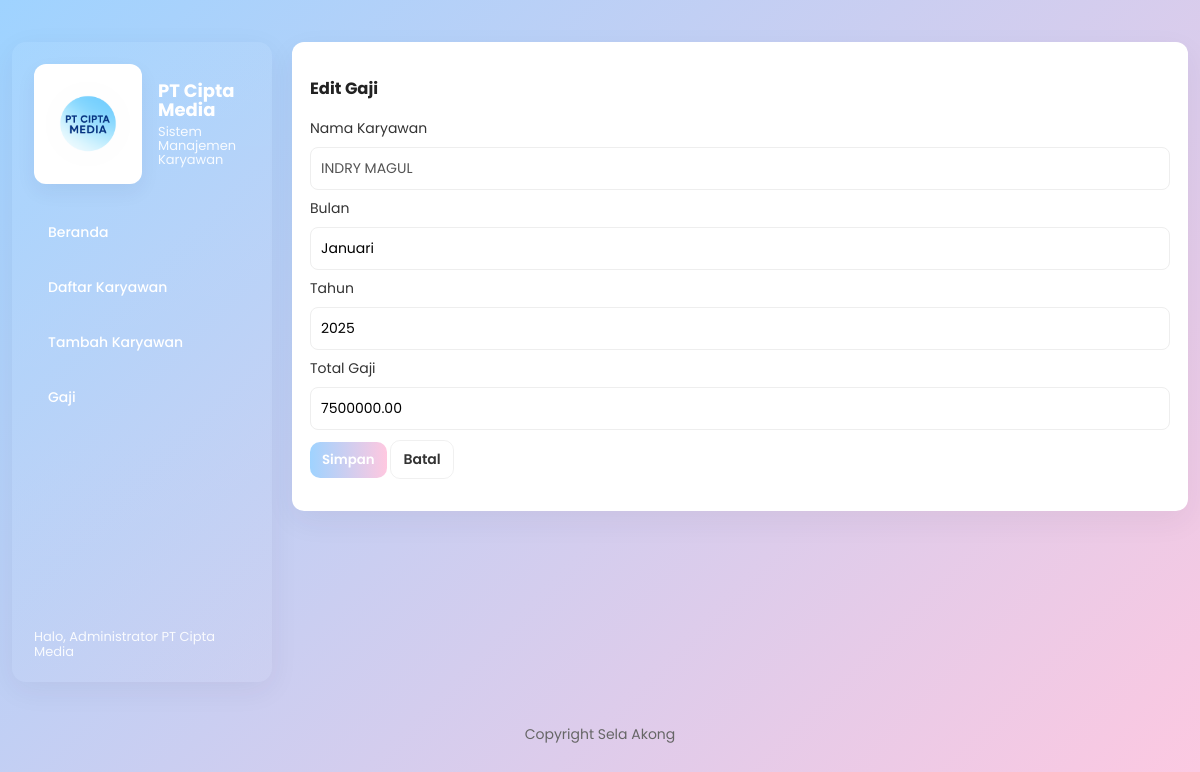
The page /gaji-edit.php?id=2 on the database its author committed.
### tables this page shows
CREATE TABLE `tb_gaji` (
  `id_gaji` int NOT NULL AUTO_INCREMENT,
  `id_karyawan` int NOT NULL,
  `bulan` varchar(20) DEFAULT NULL,
  `tahun` int DEFAULT NULL,
  `total_gaji` decimal(15,2) DEFAULT NULL,
  `tanggal_input` timestamp NULL DEFAULT CURRENT_TIMESTAMP,
  PRIMARY KEY (`id_gaji`),
  KEY `id_karyawan` (`id_karyawan`),
  CONSTRAINT `tb_gaji_ibfk_1` FOREIGN KEY (`id_karyawan`) REFERENCES `tb_karyawan` (`id_karyawan`) ON DELETE CASCADE
);

CREATE TABLE `tb_karyawan` (
  `id_karyawan` int NOT NULL AUTO_INCREMENT,
  `nama` varchar(100) NOT NULL,
  `jabatan` varchar(100) DEFAULT NULL,
  `alamat` text,
  `no_hp` varchar(20) DEFAULT NULL,
  `tanggal_masuk` date DEFAULT NULL,
  `gaji_pokok` decimal(15,2) DEFAULT NULL,
  PRIMARY KEY (`id_karyawan`)
);

### gaji-edit.php (the view, shortened to what this page needs)
<?php
require_once "includes/db_connect.php";
include "includes/header.php";
$id = intval($_GET['id'] ?? 0);
$sql = "SELECT g.*, k.nama AS nama_karyawan
        FROM tb_gaji g
        LEFT JOIN tb_karyawan k ON g.id_karyawan = k.id_karyawan
        WHERE g.id_gaji = ? LIMIT 1";
$stmt = mysqli_prepare($conn, $sql);
mysqli_stmt_bind_param($stmt, "i", $id);
mysqli_stmt_execute($stmt);
$res = mysqli_stmt_get_result($stmt);
$row = mysqli_fetch_assoc($res);
?>
<div class="card">
  <h3>Edit Gaji</h3>
  <form method="post" action="proses/proses-gaji-edit.php">
    <label>Nama Karyawan</label>
    <input type="text" value="<?= htmlspecialchars($row['nama_karyawan']) ?>" disabled>
    <label>Bulan</label>
    <input type="text" name="bulan" value="<?= htmlspecialchars($row['bulan']) ?>" required>
    <label>Tahun</label>
    <input type="number" name="tahun" value="<?= htmlspecialchars($row['tahun']) ?>" required>
    <label>Total Gaji</label>
    <input type="number" name="total_gaji" value="<?= htmlspecialchars($row['total_gaji']) ?>" required>
    <div style="margin-top:10px">
      <button class="btn" type="submit">Simpan</button>
      <a class="btn ghost" href="gaji-list.php">Batal</a>
    </div>
  </form>
</div>
<?php include "includes/footer.php"; ?>

### assets/css/style.css (style rules this page uses)
* { box-sizing: border-box; font-family: "Poppins", sans-serif; }
.card { background: var(--bg-card); border-radius: 12px; padding: 18px; box-shadow: 0 10px 30px var(--shadow); margin-bottom: 18px; }
.btn { background: linear-gradient(90deg, var(--accent-1), var(--accent-2)); color: #fff; border: none; padding: 8px 12px; border-radius: 10px; font-weight: 600; cursor: pointer; text-decoration: none; display: inline-block; }
.btn.ghost { background: transparent; border: 1px solid rgba(0, 0, 0, 0.06); color: #333; }
label { display: block; margin: 8px 0; color: #333; }
input[type=number] { -moz-appearance: textfield; }
input[type="text"], input[type="date"], input[type="number"], textarea, select { width: 100%; padding: 10px; border-radius: 8px; border: 1px solid #eee; background: #fff; font-size: 14px; }

### rows shown on the page
tb_gaji: id_karyawan.nama "INDRY MAGUL", bulan "Januari", tahun "2025", total_gaji "7500000.00"
